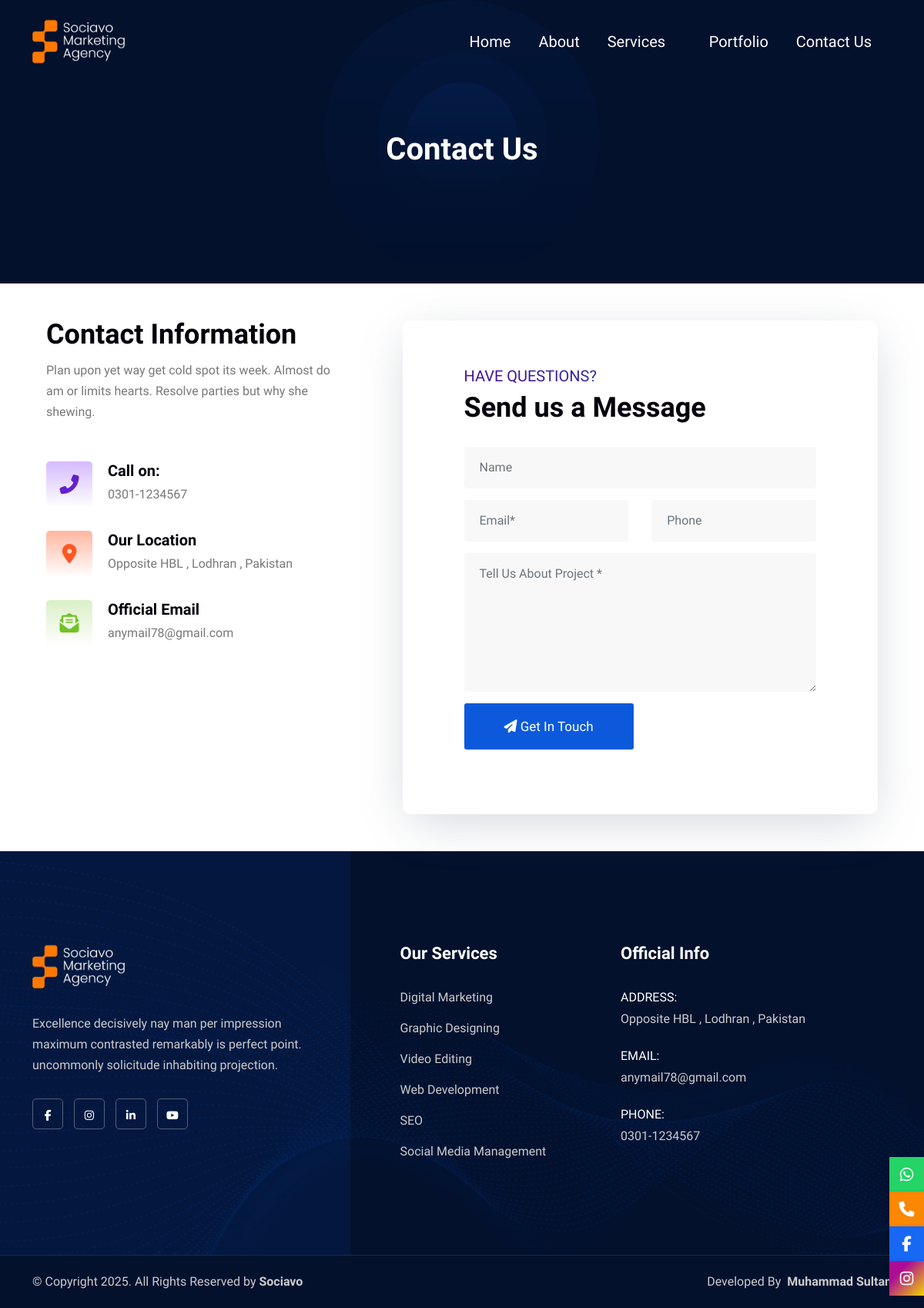
The page /contact-us.php on the database its author committed.
### tables this page shows
CREATE TABLE `logo` (
  `logo_id` int(11) NOT NULL,
  `main_logo` varchar(255) NOT NULL,
  `second_logo` varchar(255) NOT NULL,
  `site_name` varchar(255) NOT NULL
);

CREATE TABLE `contact_info` (
  `contact_info_id` int(11) NOT NULL,
  `contact_mobile` varchar(255) NOT NULL,
  `contact_email` varchar(255) NOT NULL,
  `contact_address` varchar(255) NOT NULL
);

CREATE TABLE `services` (
  `service_id` int(11) NOT NULL,
  `service_name` varchar(255) NOT NULL,
  `service_icon` varchar(255) NOT NULL,
  `service_image` varchar(255) NOT NULL,
  `service_details` text NOT NULL,
  `service_status` int(10) NOT NULL DEFAULT 1
);

### contact-us.php (the view, shortened to what this page needs)
<!DOCTYPE html>
<html lang="en">
<head>
    <?php include('./includes/css-links.php'); ?>
</head>
<body>
    <?php include('./includes/header.php'); ?>
    <div class="breadcrumb-area text-center bg-dark" style="background-image: url(assets/img/shape/breadcrumb.png);">
        <div class="container">
            <div class="row">
                <div class="col-lg-8 offset-lg-2">
                    <h1 class="text-white">Contact Us</h1>
                </div>
            </div>
        </div>
    </div>
    <div class="contact-area p-5">
        <div class="container">
            <div class="row">
                <div class="col-lg-5 pr-60 pr-md-15 pr-xs-15">
                    <div class="contact-style-one-info">
                        <h2>Contact Information</h2>
                        <p>Plan upon yet way get cold spot its week. Almost do am or limits hearts. Resolve parties but why she shewing.</p>
                        <ul>
                            <?php
                            include('./admin/config.php');
                            $get_contacts = mysqli_query($conn, "SELECT * FROM contact_info");
                            $contacts = mysqli_fetch_assoc($get_contacts);
                            ?>
                            <li>
                                <div class="icon"><i class="fas fa-phone-alt"></i></div>
                                <div class="content">
                                    <h4>Call on:</h4>
                                    <p><?= htmlspecialchars($contacts['contact_mobile']); ?></p>
                                </div>
                            </li>
                            <li>
                                <div class="icon"><i class="fas fa-map-marker-alt"></i></div>
                                <div class="info">
                                    <h4>Our Location</h4>
                                    <p><?= htmlspecialchars($contacts['contact_address']); ?></p>
                                </div>
                            </li>
                            <li>
                                <div class="icon"><i class="fas fa-envelope-open-text"></i></div>
                                <div class="info">
                                    <h4>Official Email</h4>
                                    <p><?= htmlspecialchars($contacts['contact_email']); ?></p>
                                </div>
                            </li>
                        </ul>
                    </div>
                </div>
                <div class="col-lg-7">
                    <div class="contact-form-style-one">
                        <h4 class="sub-heading">Have Questions?</h4>
                        <h2 class="heading">Send us a Message</h2>
                        <form id="contactForm" method="POST">
                            <div class="row">
                                <div class="col-lg-12">
                                    <div class="form-group">
                                        <input class="form-control" name="name" placeholder="Name" type="text" required>
                                    </div>
                                </div>
                                <div class="col-lg-6">
                                    <div class="form-group">
                                        <input class="form-control" name="email" placeholder="Email*" type="email" required>
                                    </div>
                                </div>
                                <div class="col-lg-6">
                                    <div class="form-group">
                                        <input class="form-control" name="phone" placeholder="Phone" type="text">
                                    </div>
                                </div>
                                <div class="col-lg-12">
                                    <div class="form-group">
                                        <textarea class="form-control" name="message" placeholder="Tell Us About Project *" required></textarea>
                                    </div>
                                </div>
                                <div class="col-lg-12">
                                    <button type="submit" id="submit">
                                        <i class="fa fa-paper-plane"></i> Get in Touch
                                    </button>
                                </div>
                            </div>
                        </form>
                    </div>
                </div>
            </div>
        </div>
    </div>
    <?php include('./includes/footer.php'); ?>
</body>
</html>

### includes/header.php (shortened to what this page needs)
<?php
include('admin/config.php');
$get_logo = mysqli_query($conn, "SELECT * FROM logo");
$logo = mysqli_fetch_assoc($get_logo);
?>
<header>
    <nav class="navbar mobile-sidenav navbar-sticky navbar-default validnavs navbar-fixed white no-background">
        <div class="container d-flex justify-content-between align-items-center">
            <div class="navbar-header">
                <a class="navbar-brand" href="index.php">
                    <img src="./admin/<?= $logo['main_logo'] ?>" class="logo logo-display" alt="Logo">
                </a>
            </div>
            <div class="collapse navbar-collapse" id="navbar-menu">
                <ul class="nav navbar-nav navbar-center d-md-flex gap-3 flex-md-row" data-in="fadeInDown" data-out="fadeOutUp">
                    <li><a href="index.php" class="fs-5">Home</a></li>
                    <li><a href="about-us.php" class="fs-5">About</a></li>
                    <li class="dropdown">
                        <a href="#" class="dropdown-toggle fs-5" data-toggle="dropdown">Services</a>
                    </li>
                    <li><a href="portfolio.php" class="fs-5">Portfolio</a></li>
                    <li><a href="contact-us.php" class="fs-5">Contact Us</a></li>
                </ul>
            </div>
        </div>
    </nav>
</header>
<?php
                                $get_links = mysqli_query($conn, "SELECT * FROM social_links");
                                $links = mysqli_fetch_assoc($get_links);
                                ?>
<div class="contact-icons">
    <a href="https://wa.me/<?= $links['whatsapp'] ?>" target="_blank" class="icon whatsapp" title="Chat on WhatsApp">
        <i class='fab fa-whatsapp'></i>
    </a>
    <a href="tel:<?= $links['whatsapp'] ?>" class="icon call" title="Call Now">
        <i class='fas fa-phone'></i>
    </a>
    <a href="<?= $links['facebook'] ?>" target="_blank" class="icon facebook" title="Visit Facebook Page">
        <i class='fab fa-facebook-f'></i>
    </a>
    <a href="<?= $links['instagram'] ?>" class="icon instagram" title="Visit Instagram Page">
        <i class='fab fa-instagram'></i>
    </a>
  </div>

### includes/footer.php (shortened to what this page needs)
<?php
include('admin/config.php');
$get_logo = mysqli_query($conn, "SELECT * FROM logo");
$logo = mysqli_fetch_assoc($get_logo);
?>
<footer class="bg-dark text-light" style="background-image: url(assets/img/shape/35.png);">
    <div class="container">
        <div class="f-items default-padding">
            <div class="row">
                <div class="col-lg-5 col-md-6 footer-item pr-50 pr-xs-15 pr-md-15">
                    <div class="about">
                        <img class="logo" src="admin/<?= $logo['main_logo'] ?>" alt="Logo">
                        <p>
                            Excellence decisively nay man per impression maximum contrasted remarkably is perfect point. uncommonly solicitude inhabiting projection.
                        </p>
                        <ul class="footer-social">
                            <?php
                            $get_links = mysqli_query($conn, "SELECT * FROM social_links");
                            $links = mysqli_fetch_assoc($get_links);
                            ?>
                            <li>
                                <a href="<?= $links['facebook'] ?>"><i class="fab fa-facebook-f"></i></a>
                            </li>
                            <li>
                                <a href="<?= $links['instagram'] ?>"><i class="fab fa-instagram"></i></a>
                            </li>
                            <li>
                                <a href="<?= $links['linkedin'] ?>"><i class="fab fa-linkedin-in"></i></a>
                            </li>
                            <li>
                                <a href="<?= $links['youtube'] ?>"><i class="fab fa-youtube"></i></a>
                            </li>
                        </ul>
                    </div>
                </div>
                <div class="col-lg-3 col-md-6 footer-item">
                    <div class="link">
                        <h4 class="widget-title">Our Services</h4>
                        <ul>
                            <?php
                            $query = "SELECT `service_id`, `service_name` FROM `services` WHERE `service_status` = 1";
                            $result = mysqli_query($conn, $query);
                            if (mysqli_num_rows($result) > 0) {
                                while ($service = mysqli_fetch_assoc($result)) {
                                    echo "<li><a href='service-details.php?id=" . $service['service_id'] . "'>" . htmlspecialchars($service['service_name']) . "</a></li>";
                                }
                            } else {
                                echo "<li><a href='#'>No Services Available</a></li>";
                            }
                            ?>
                        </ul>
                    </div>
                </div>
                <div class="col-lg-4 col-md-6 footer-item adress-item">
                    <h4 class="widget-title">Official Info</h4>
                    <div class="address">
                        <ul>
                            <?php
                            $get_contacts = mysqli_query($conn, "SELECT * FROM contact_info");
                            $contacts = mysqli_fetch_assoc($get_contacts);
                            ?>
                            <li>
                                <div class="content">
                                    <strong>Address:</strong>
                                    <?= htmlspecialchars($contacts['contact_address']); ?>
                                </div>
                            </li>
                            <li>
                                <div class="content">
                                    <strong>Email:</strong>
                                    <?= htmlspecialchars($contacts['contact_email']); ?>
                                </div>
                            </li>
                            <li>
                                <div class="content">
                                    <strong>Phone:</strong>
                                    <?= htmlspecialchars($contacts['contact_mobile']); ?>
                                </div>
                            </li>
                        </ul>
                    </div>
                </div>
            </div>
        </div>
    </div>
    <div class="footer-bottom bg-dark-secondary">
        <div class="container">
            <div class="row">
                <div class="col-lg-6">
                    <p>&copy; Copyright 2025. All Rights Reserved by <strong>Sociavo</strong></p>
                </div>
                <div class="col-lg-6 text-end">
                    <ul>
                        <li>
                            <p>Developed By <strong class="ms-1">Muhammad Sultan</strong></p>
                        </li>
                    </ul>
                </div>
            </div>
        </div>
    </div>
</footer>

### assets/css/validnavs.css (style rules this page uses)
:root { --box-shadow: 0px 0px 20px 0px rgba(7, 20, 52, .1); --box-shadow-secondary: 0 6px 12px rgba(0, 0, 0, 0.175); --box-shadow-extra: 0 5px 50px 0 rgba(0, 0, 0, 0.15); --box-shadow-dark: 0px 0px 0px; }
.navbar .container, .navbar .container-fluid, .navbar .container-lg, .navbar .container-md, .navbar .container-sm, .navbar .container-xl { display: block; }
.navbar { position: relative; padding: 0; }
.navbar .navbar-collapse.collapse { display: block !important; float: left; flex: inherit; }
.dropdown-toggle::after { display: inline; margin: 0; border: none; vertical-align: inherit; }
.nav { padding-left: 0; margin-bottom: 0; list-style: none; display: block; }
.nav>li { position: relative; display: inline-block; }
.nav>li>a { position: relative; display: block; padding: 10px 15px; }
.navbar-brand>img { display: block; height: 60px; }
.navbar-brand { margin: 0; padding: 0; display: block; }
.nav:before, .nav:after, .navbar:before, .navbar:after, .navbar-header:before, .navbar-header:after, .navbar-collapse:before, .navbar-collapse:after { display: table; content: " "; }
.nav:after, .navbar:after, .navbar-header:after, .navbar-collapse:after { clear: both; }
nav.validnavs .container { position: relative; }
nav.navbar.validnavs { background-color: var(--white); border-radius: 0; border: none; box-shadow: var(--box-shadow); -moz-box-shadow: var(--box-shadow); -webkit-box-shadow: var(--box-shadow); -o-box-shadow: var(--box-shadow); margin: 0; }
#navbar-menu { -webkit-animation-duration: 0.35s; animation-duration: 0.35s; }
.validnavs a { font-weight: 600; text-transform: capitalize; background: transparent; }
body { -webkit-transition: all 0.3s ease-in-out; -moz-transition: all 0.3s ease-in-out; -o-transition: all 0.3s ease-in-out; -ms-transition: all 0.3s ease-in-out; transition: all 0.3s ease-in-out; }
nav.navbar.validnavs ul.nav>li.dropdown>a.dropdown-toggle::after { content: "\f107"; font-family: var(--fontawesome); margin-left: 5px; margin-top: 2px; border: none; font-weight: 400; transition: all 0.35s ease-in-out; position: relative; top: 2px; }
nav.navbar.validnavs.navbar-fixed { display: block; position: fixed; width: 100%; z-index: 100; box-shadow: 0 8px 25px 0 rgba(0, 0, 0, 0.04); top: 0; }
nav.navbar.validnavs.navbar-fixed.no-background { display: block; position: absolute; width: 100%; z-index: 100; box-shadow: 0 0 0; -moz-box-shadow: 0 0 0; -webkit-box-shadow: 0 0 0; -o-box-shadow: 0 0 0; }
nav.navbar.validnavs { z-index: 100; padding: 10px 0; }
@media (min-width: 1024px) { nav.navbar.validnavs.no-background { background-color: transparent; border: none; } }
@media (min-width: 1024px) { nav.navbar.validnavs.no-background.white .attr-nav>ul>li>a, nav.navbar.validnavs.navbar-transparent.white .attr-nav>ul>li>a, nav.navbar.validnavs.navbar-transparent.white ul.nav>li>a, nav.navbar.validnavs.no-background.white ul.nav>li>a { color: var(--white); } }
@media (min-width: 1024px) { nav.navbar.validnavs.navbar-fixed.navbar-transparent .logo-display, nav.navbar.validnavs.navbar-fixed.no-background .logo-display, nav.navbar.validnavs.brand-center .logo-display { display: block; } }
@media (min-width: 1024px) { nav.navbar.validnavs.navbar-fixed .logo-display { display: none; } }
@media (min-width: 1024px) { nav.navbar.validnavs.menu-center .container { position: relative; } }
@media (min-width: 1024px) { nav.navbar.validnavs.menu-center ul.nav.navbar-center { float: none; margin: 0 auto; display: table; table-layout: fixed; } }
@media (min-width: 1024px) { nav.navbar ul.nav>li>a { padding: 30px 15px; font-weight: 500; font-size: 18px; text-transform: capitalize; } }
nav.navbar.validnavs.pause-sticked, nav.navbar.validnavs.navbar-fixed { animation: inherit; }
@media only screen and (min-width: 1200px) and (max-width: 1350px) { .navbar.validnavs.navbar-default .navbar-nav li a { padding: 30px 10px !important; font-size: 14px; } }

### rows shown on the page
logo: main_logo (picture)
contact_info: contact_mobile "0301-1234567", contact_address "Opposite HBL , Lodhran , Pakistan", contact_email "anymail78@gmail.com"
services: service_name "Digital Marketing"
services: service_name "Graphic Designing"
services: service_name "Video Editing"
services: service_name "Web Development"
services: service_name "SEO"
services: service_name "Social Media Management"
